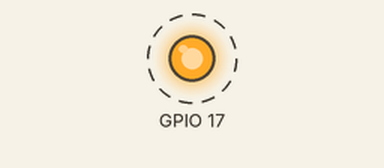
Bench run of a program on a simulated Raspberry Pi (BCM pin numbers). Shown: output pins drawn as LEDs (lit = HIGH). Dashed ring = blinking.

Above: at 0.5 s.
Timing chart, 0 to 4.6 s (numbered marks = the images above):
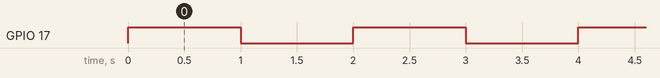

The program:

ledPython25.py
```python
import RPi.GPIO as GPIO
import time
'''
----------------------------------
CONFIGURATION
----------------------------------
'''

GPIO.setmode(GPIO.BCM)
GPIO.setup(17,GPIO.OUT)

'''
----------------------------------
main activity
----------------------------------
'''

while True:
   GPIO.output(17,GPIO.HIGH)
   time.sleep(1)
   GPIO.output(17,GPIO.LOW)
   time.sleep(1)
```

Measured:
- by itself, GPIO 17: alternates HIGH for 1.0 s and LOW for 1.0 s
